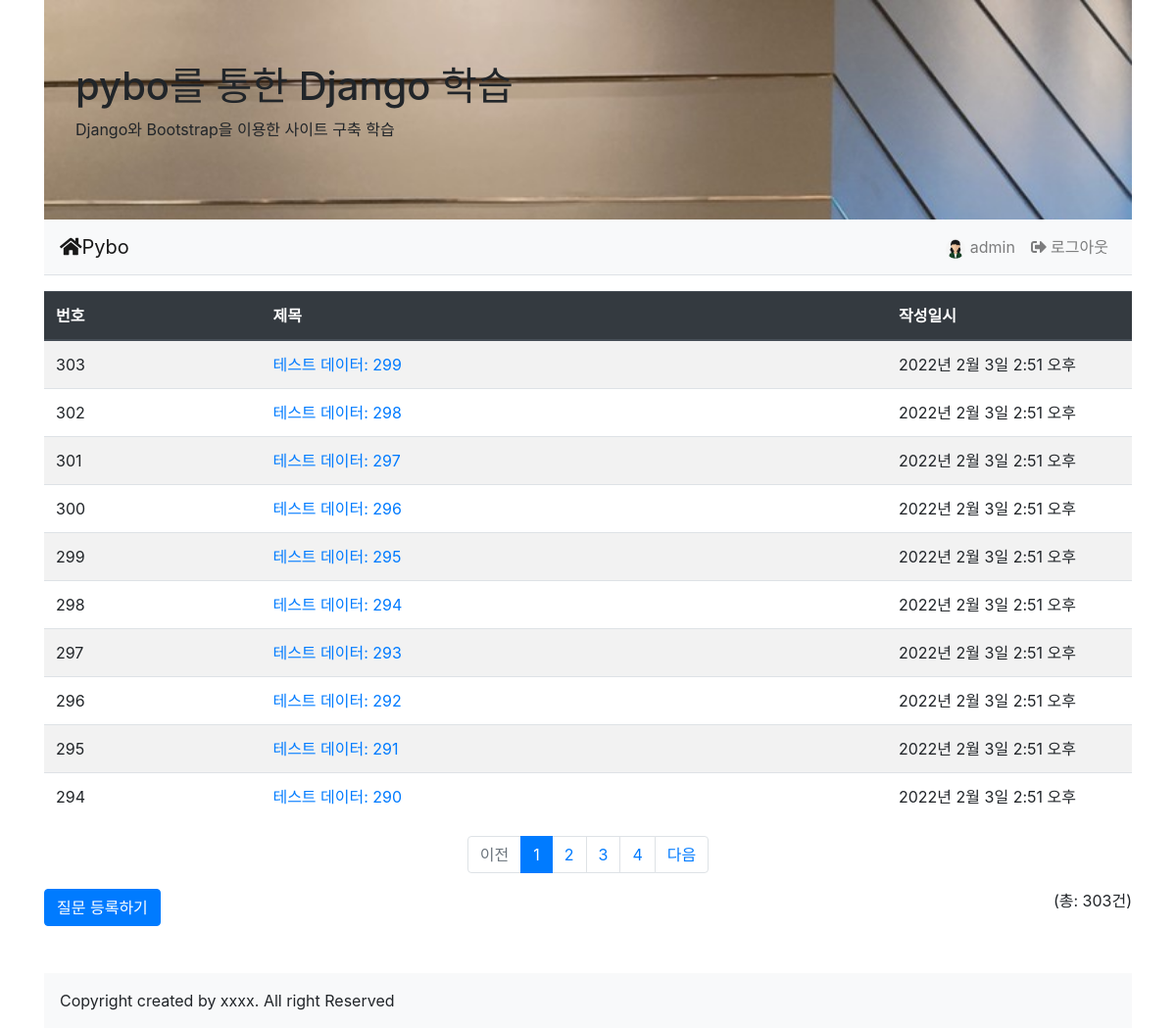
Page /pybo/ (signed in) on the committed database.
### pybo/models.py (models this page shows, shortened)
class Question(models.Model):
    subject = models.CharField(max_length=200)
    content = models.TextField()
    create_date = models.DateTimeField()

### pybo/views.py (the view)
# urls.py: path('', views.index, name='index'),
def index(request):
    page = request.GET.get('page', '1') # 페이지
    question_list = Question.objects.order_by('-create_date')
    total_count = Question.objects.count()
    paginator = Paginator(question_list, 10) # 페이지당 10개씩 보여주기
    page_obj = paginator.get_page(page)
    context = {'question_list': page_obj,
                'total_count':total_count}
    return render(request, 'pybo/question_list.html',context)

### templates/pybo/question_list.html (shortened to what this page needs)
{%extends 'base.html'%}
{% block content %}
<table class="table table-striped table-hover">
  <thead>
    <tr class="thead-dark">
      <th style="widthL 60px">번호</th>
      <th>제목</th>
      <th style="width: 250px">작성일시</th>
    </tr>
  </thead>
  <tbody>
    {% if question_list %}
      {% for question in question_list %}
      <tr>
        <td>{{ question.id }}</td>
        <td>
          <a href="{% url 'pybo:detail' question.id %}"> {{ question.subject }}</a>
        </td>
        <td>{{ question.create_date}}</td>
      </tr>
    {% endfor %}
  {% else %}
  <tr>
    <td colspan="3">질문이 없습니다.</td>
  </tr>
  {% endif %}
  </tbody>
</table>
{% include 'pagination.html' with page_obj=question_list %}
<div class="clearfix">
  <div class="float-left">
    <a href="{% url 'pybo:question_create' %}" class="btn btn-primary">질문 등록하기</a>
  </div>
  <div class="text-right float-right">(총: {{total_count}}건)</div>
</div>
{%endblock content%}

### templates/navbar.html (shortened to what this page needs)
{%load static%}
{% static "" as baseUrl %}
<nav class="navbar navbar-expand-lg navbar-light bg-light border-bottom sticky-top">
  <a class="navbar-brand" href="{% url 'pybo:index' %}"><i class="fas fa-home"></i>Pybo</a>
  <div class="collapse navbar-collapse" id="navbarNav">
    <ul class="navbar-nav ml-auto">
        {% if user.is_authenticated %}
        <li class="nav-item">
        <a class="nav-link" href="{% url 'common:logout' %}">
          <img src="{{baseUrl}}images/avatas/{{user.username}}.png" class="avata-sm rounded-circle"/>
          {{user.username}}</a>
        </li>
        <li class="nav-item">
          <a class="nav-link" href="{% url 'common:logout' %}">
            <i class='fas fa-sign-out-alt'></i> 로그아웃</a>
        </li>
        {% endif %}
    </ul>
  </div>
</nav>

### static/style.css (style rules this page uses)
.avata-sm { width : 20px; }

### rows in the picture
Question: id "303", subject "테스트 데이터: 299", create_date "2022년 2월 3일 2:51 오후"
Question: id "302", subject "테스트 데이터: 298", create_date "2022년 2월 3일 2:51 오후"
Question: id "301", subject "테스트 데이터: 297", create_date "2022년 2월 3일 2:51 오후"
Question: id "300", subject "테스트 데이터: 296", create_date "2022년 2월 3일 2:51 오후"
Question: id "299", subject "테스트 데이터: 295", create_date "2022년 2월 3일 2:51 오후"
Question: id "298", subject "테스트 데이터: 294", create_date "2022년 2월 3일 2:51 오후"
Question: id "297", subject "테스트 데이터: 293", create_date "2022년 2월 3일 2:51 오후"
Question: id "296", subject "테스트 데이터: 292", create_date "2022년 2월 3일 2:51 오후"
Question: id "295", subject "테스트 데이터: 291", create_date "2022년 2월 3일 2:51 오후"
Question: id "294", subject "테스트 데이터: 290", create_date "2022년 2월 3일 2:51 오후"

### other values in the picture
{{ user.username }} "admin"
{{ page_number }} "1"
{{ page_number }} "2" "3" "4"
{{ total_count }} "303"
